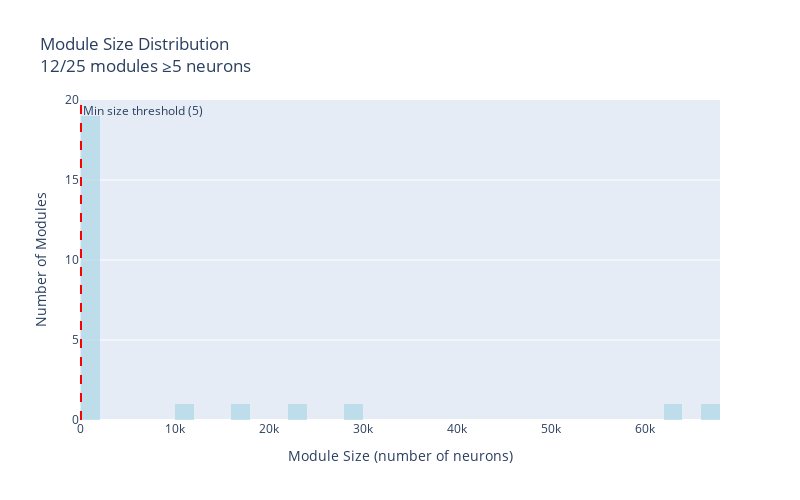
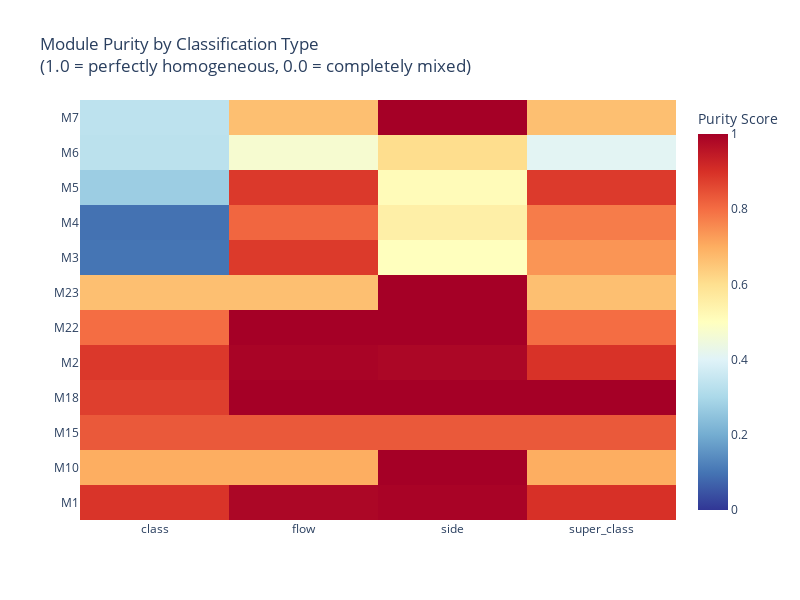
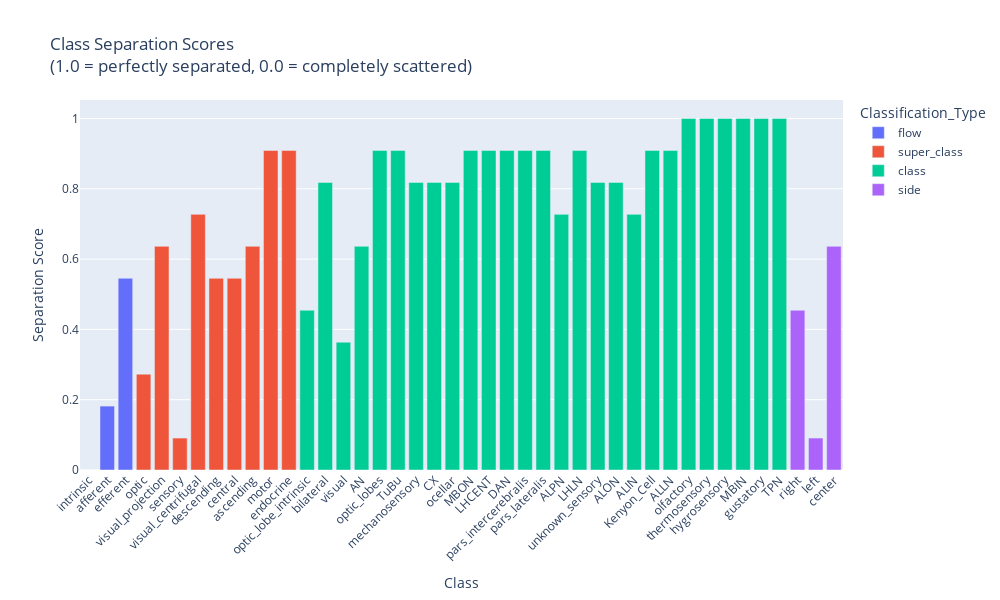
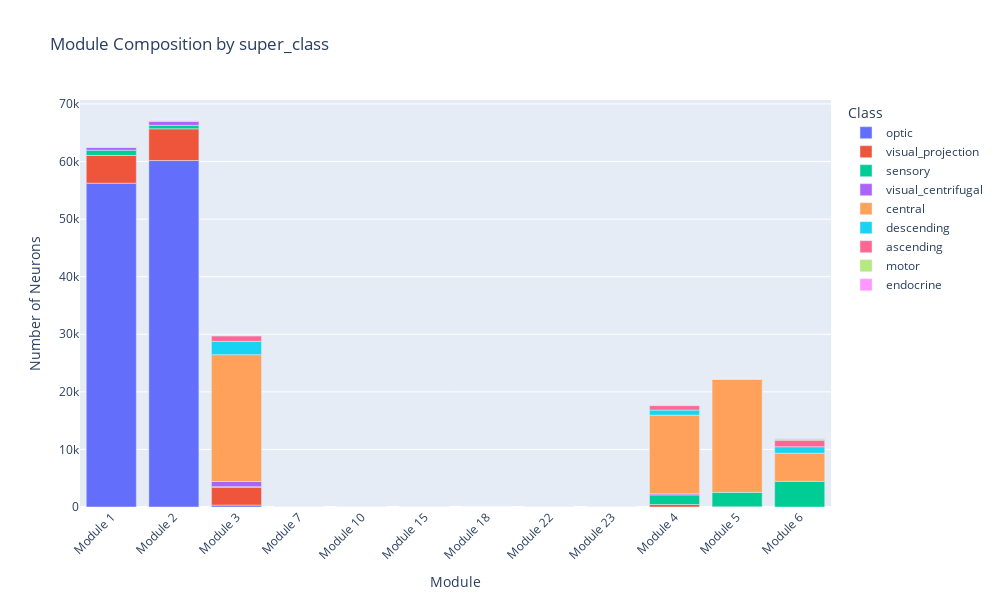

The notebook cell these images were saved under, in order:
### Code cell
import pandas as pd
import numpy as np
import plotly.graph_objects as go
import plotly.express as px
from plotly.subplots import make_subplots
import seaborn as sns
import matplotlib.pyplot as plt

# ====== SUMMARY ANALYSIS FUNCTIONS ======

def calculate_module_purity(merged_df, module_col, class_col):
    """
    Calculate purity score for each module - how homogeneous each module is
    Purity = (largest class in module) / (total neurons in module)
    """
    purity_scores = {}
    
    for module in merged_df[module_col].dropna().unique():
        module_data = merged_df[merged_df[module_col] == module]
        if len(module_data) == 0:
            continue
            
        class_counts = module_data[class_col].value_counts()
        if len(class_counts) == 0:
            purity_scores[module] = 0
        else:
            largest_class_count = class_counts.iloc[0]
            purity = largest_class_count / len(module_data)
            purity_scores[module] = purity
    
    return purity_scores

def calculate_class_separation(merged_df, module_col, class_col):
    """
    Calculate how well each class is separated into distinct modules
    Separation = 1 - (number of modules containing this class - 1) / (total modules - 1)
    """
    separation_scores = {}
    
    total_modules = len(merged_df[module_col].dropna().unique())
    
    for class_type in merged_df[class_col].dropna().unique():
        class_data = merged_df[merged_df[class_col] == class_type]
        modules_with_class = len(class_data[module_col].dropna().unique())
        
        if total_modules <= 1:
            separation = 1.0
        else:
            separation = 1 - (modules_with_class - 1) / (total_modules - 1)
        
        separation_scores[class_type] = max(0, separation)  # Ensure non-negative
    
    return separation_scores

def create_performance_summary(merged_df, level='level_1'):
    """Create comprehensive performance summary"""
    
    # Filter to large modules only (>=5 neurons)
    module_counts = merged_df[level].value_counts()
    large_modules = module_counts[module_counts >= 5].index
    large_module_data = merged_df[merged_df[level].isin(large_modules)]
    
    results = {}
    
    # Overall statistics
    results['total_neurons'] = len(merged_df)
    results['total_modules'] = len(merged_df[level].dropna().unique())
    results['large_modules'] = len(large_modules)
    results['neurons_in_large_modules'] = len(large_module_data)
    results['pct_in_large_modules'] = len(large_module_data) / len(merged_df) * 100
    
    # Module size statistics
    results['module_sizes'] = module_counts.to_dict()
    results['avg_module_size'] = module_counts.mean()
    results['median_module_size'] = module_counts.median()
    results['largest_module'] = module_counts.iloc[0]
    results['smallest_large_module'] = module_counts[module_counts >= 5].min()
    
    # Purity analysis (for each classification type)
    classification_cols = ['flow', 'super_class', 'class', 'side']
    results['purity'] = {}
    results['separation'] = {}
    
    for class_col in classification_cols:
        if class_col in large_module_data.columns and large_module_data[class_col].notna().sum() > 0:
            purity = calculate_module_purity(large_module_data, level, class_col)
            separation = calculate_class_separation(large_module_data, level, class_col)
            
            results['purity'][class_col] = purity
            results['separation'][class_col] = separation
    
    return results

# ====== VISUALIZATION FUNCTIONS ======

def plot_module_size_distribution(results):
    """Plot module size distribution"""
    sizes = list(results['module_sizes'].values())
    
    fig = go.Figure()
    
    # Histogram
    fig.add_trace(go.Histogram(
        x=sizes,
        nbinsx=50,
        name='All modules',
        opacity=0.7,
        marker_color='lightblue'
    ))
    
    # Mark large modules threshold
    fig.add_vline(x=5, line_dash="dash", line_color="red", 
                  annotation_text="Min size threshold (5)")
    
    fig.update_layout(
        title=f"Module Size Distribution<br>{results['large_modules']}/{results['total_modules']} modules ≥5 neurons",
        xaxis_title="Module Size (number of neurons)",
        yaxis_title="Number of Modules",
        width=800,
        height=500
    )
    
    return fig

def plot_purity_heatmap(results):
    """Plot purity scores as heatmap"""
    if not results['purity']:
        return None
    
    # Prepare data for heatmap
    purity_data = []
    
    for class_col, purity_dict in results['purity'].items():
        for module, purity in purity_dict.items():
            purity_data.append({
                'Module': f"M{module}", 
                'Classification': class_col,
                'Purity': purity
            })
    
    if not purity_data:
        return None
    
    purity_df = pd.DataFrame(purity_data)
    pivot_df = purity_df.pivot(index='Module', columns='Classification', values='Purity')
    
    fig = go.Figure(data=go.Heatmap(
        z=pivot_df.values,
        x=pivot_df.columns,
        y=pivot_df.index,
        colorscale='RdYlBu_r',
        zmin=0,
        zmax=1,
        colorbar=dict(title="Purity Score")
    ))
    
    fig.update_layout(
        title="Module Purity by Classification Type<br>(1.0 = perfectly homogeneous, 0.0 = completely mixed)",
        width=800,
        height=600
    )
    
    return fig

def plot_separation_bars(results):
    """Plot class separation scores"""
    if not results['separation']:
        return None
    
    separation_data = []
    for class_col, sep_dict in results['separation'].items():
        for class_type, separation in sep_dict.items():
            separation_data.append({
                'Classification_Type': class_col,
                'Class': class_type,
                'Separation': separation
            })
    
    if not separation_data:
        return None
    
    sep_df = pd.DataFrame(separation_data)
    
    fig = px.bar(sep_df, 
                 x='Class', 
                 y='Separation', 
                 color='Classification_Type',
                 title="Class Separation Scores<br>(1.0 = perfectly separated, 0.0 = completely scattered)",
                 labels={'Separation': 'Separation Score'})
    
    fig.update_layout(
        width=1000,
        height=600,
        xaxis_tickangle=-45
    )
    
    return fig

def plot_composition_breakdown(merged_df, level='level_1', class_col='super_class'):
    """Plot composition of each large module"""
    
    # Filter to large modules
    module_counts = merged_df[level].value_counts()
    large_modules = module_counts[module_counts >= 5].index
    large_module_data = merged_df[merged_df[level].isin(large_modules)]
    
    if class_col not in large_module_data.columns or large_module_data[class_col].notna().sum() == 0:
        return None
    
    # Create composition data
    composition_data = []
    for module in sorted(large_modules):
        module_data = large_module_data[large_module_data[level] == module]
        class_counts = module_data[class_col].value_counts()
        
        for class_type, count in class_counts.items():
            composition_data.append({
                'Module': f"Module {module}",
                'Class': class_type,
                'Count': count,
                'Percentage': count / len(module_data) * 100
            })
    
    comp_df = pd.DataFrame(composition_data)
    
    fig = px.bar(comp_df, 
                 x='Module', 
                 y='Count', 
                 color='Class',
                 title=f"Module Composition by {class_col}",
                 labels={'Count': 'Number of Neurons'})
    
    fig.update_layout(
        width=1000,
        height=600,
        xaxis_tickangle=-45
    )
    
    return fig

# ====== MAIN ANALYSIS ======

def generate_community_performance_report(merged_df, level='level_1'):
    """Generate complete performance report"""
    
    print("=== COMMUNITY DETECTION PERFORMANCE REPORT ===\n")
    
    # Calculate performance metrics
    results = create_performance_summary(merged_df, level)
    
    # Print summary statistics
    print(f"📊 OVERALL STATISTICS:")
    print(f"   Total neurons: {results['total_neurons']:,}")
    print(f"   Total modules found: {results['total_modules']}")
    print(f"   Large modules (≥5 neurons): {results['large_modules']}")
    print(f"   Neurons in large modules: {results['neurons_in_large_modules']:,} ({results['pct_in_large_modules']:.1f}%)")
    print(f"   Average module size: {results['avg_module_size']:.1f}")
    print(f"   Largest module: {results['largest_module']:,} neurons")
    
    # Print purity scores
    if results['purity']:
        print(f"\n🎯 MODULE PURITY SCORES:")
        for class_col, purity_dict in results['purity'].items():
            avg_purity = np.mean(list(purity_dict.values()))
            print(f"   {class_col}: {avg_purity:.3f} average purity")
    
    # Print separation scores  
    if results['separation']:
        print(f"\n🔄 CLASS SEPARATION SCORES:")
        for class_col, sep_dict in results['separation'].items():
            avg_separation = np.mean(list(sep_dict.values()))
            print(f"   {class_col}: {avg_separation:.3f} average separation")
    
    # Generate plots
    print(f"\n📈 GENERATING VISUALIZATIONS...")
    
    figs = []
    
    # Module size distribution
    fig1 = plot_module_size_distribution(results)
    if fig1:
        figs.append(("Module Size Distribution", fig1))
    
    # Purity heatmap
    fig2 = plot_purity_heatmap(results)
    if fig2:
        figs.append(("Purity Heatmap", fig2))
    
    # Separation bars
    fig3 = plot_separation_bars(results)
    if fig3:
        figs.append(("Separation Scores", fig3))
    
    # Composition breakdown
    for class_col in ['super_class', 'flow', 'class']:
        fig4 = plot_composition_breakdown(merged_df, level, class_col)
        if fig4:
            figs.append((f"Composition by {class_col}", fig4))
    
    return results, figs

# ====== RUN ANALYSIS ======
# Note: This assumes 'merged' DataFrame exists from previous code
# Run this after your main analysis code

try:
    # Analyze both levels
    for level in ['level_1', 'level_2']:
        print(f"\n{'='*60}")
        print(f"ANALYZING {level.upper()}")
        print(f"{'='*60}")
        
        results, figures = generate_community_performance_report(merged, level)
        
        # Display figures
        for title, fig in figures:
            print(f"\nDisplaying: {title}")
            fig.show()
        
        print(f"\n✅ Analysis complete for {level}")

except NameError:
    print("❌ Please run the main community detection code first to create the 'merged' DataFrame")

### Figure 1 — Plotly figure (JSON) as saved in the notebook; plotly's stock layout.template omitted (floating-point values rounded to 4 significant figures)
{"data": [{"marker": {"color": "lightblue"}, "name": "All modules", "nbinsx": 50, "opacity": 0.7, "x": [67153, 62534, 29819, 22234, 17602, 11927, 10, 8, 6, 6, 6, 5, 4, 4, 4, 3, 3, 3, 3, 2, 2, 2, 2, 2, 2], "type": "histogram"}], "layout": {"shapes": [{"line": {"color": "red", "dash": "dash"}, "type": "line", "x0": 5, "x1": 5, "xref": "x", "y0": 0, "y1": 1, "yref": "y domain"}], "annotations": [{"showarrow": false, "text": "Min size threshold (5)", "x": 5, "xanchor": "left", "xref": "x", "y": 1, "yanchor": "top", "yref": "y domain"}], "title": {"text": "Module Size Distribution<br>12/25 modules ≥5 neurons"}, "xaxis": {"title": {"text": "Module Size (number of neurons)"}}, "yaxis": {"title": {"text": "Number of Modules"}}, "width": 800, "height": 500}}

### Figure 2 — Plotly figure (JSON) as saved in the notebook; plotly's stock layout.template omitted (floating-point values rounded to 4 significant figures)
{"data": [{"colorbar": {"title": {"text": "Purity Score"}}, "colorscale": [[0, "rgb(49,54,149)"], [0.1, "rgb(69,117,180)"], [0.2, "rgb(116,173,209)"], [0.3, "rgb(171,217,233)"], [0.4, "rgb(224,243,248)"], [0.5, "rgb(255,255,191)"], [0.6, "rgb(254,224,144)"], [0.7, "rgb(253,174,97)"], [0.8, "rgb(244,109,67)"], [0.9, "rgb(215,48,39)"], [1, "rgb(165,0,38)"]], "x": ["class", "flow", "side", "super_class"], "y": ["M1", "M10", "M15", "M18", "M2", "M22", "M23", "M3", "M4", "M5", "M6", "M7"], "z": [[0.8935, 0.9855, 0.9928, 0.8994], [0.7, 0.7, 1.0, 0.7], [0.8333, 0.8333, 0.8333, 0.8333], [0.875, 1.0, 1.0, 1.0], [0.8871, 0.9914, 0.9859, 0.896], [0.8, 1.0, 1.0, 0.8], [0.6667, 0.6667, 1.0, 0.6667], [0.1005, 0.8843, 0.5011, 0.7387], [0.09448, 0.8121, 0.5502, 0.7765], [0.2735, 0.8853, 0.5129, 0.8831], [0.3296, 0.4705, 0.6033, 0.4087], [0.3333, 0.6667, 1.0, 0.6667]], "zmax": 1, "zmin": 0, "type": "heatmap"}], "layout": {"title": {"text": "Module Purity by Classification Type<br>(1.0 = perfectly homogeneous, 0.0 = completely mixed)"}, "width": 800, "height": 600}}

### Figure 3 — Plotly figure (JSON) as saved in the notebook; plotly's stock layout.template omitted (floating-point values rounded to 4 significant figures)
{"data": [{"hovertemplate": "Classification_Type=flow<br>Class=%{x}<br>Separation Score=%{y}<extra></extra>", "legendgroup": "flow", "marker": {"color": "#636efa", "pattern": {"shape": ""}}, "name": "flow", "orientation": "v", "showlegend": true, "textposition": "auto", "x": ["intrinsic", "afferent", "efferent"], "xaxis": "x", "y": [0.0, 0.1818, 0.5455], "yaxis": "y", "type": "bar"}, {"hovertemplate": "Classification_Type=super_class<br>Class=%{x}<br>Separation Score=%{y}<extra></extra>", "legendgroup": "super_class", "marker": {"color": "#EF553B", "pattern": {"shape": ""}}, "name": "super_class", "orientation": "v", "showlegend": true, "textposition": "auto", "x": ["optic", "visual_projection", "sensory", "visual_centrifugal", "descending", "central", "ascending", "motor", "endocrine"], "xaxis": "x", "y": [0.2727, 0.6364, 0.09091, 0.7273, 0.5455, 0.5455, 0.6364, 0.9091, 0.9091], "yaxis": "y", "type": "bar"}, {"hovertemplate": "Classification_Type=class<br>Class=%{x}<br>Separation Score=%{y}<extra></extra>", "legendgroup": "class", "marker": {"color": "#00cc96", "pattern": {"shape": ""}}, "name": "class", "orientation": "v", "showlegend": true, "textposition": "auto", "x": ["optic_lobe_intrinsic", "bilateral", "visual", "AN", "optic_lobes", "TuBu", "mechanosensory", "CX", "ocellar", "MBON", "LHCENT", "DAN", "pars_intercerebralis", "pars_lateralis", "ALPN", "LHLN", "unknown_sensory", "ALON", "ALIN", "Kenyon_Cell", "ALLN", "olfactory", "thermosensory", "hygrosensory", "MBIN", "gustatory", "TPN"], "xaxis": "x", "y": [0.4545, 0.8182, 0.3636, 0.6364, 0.9091, 0.9091, 0.8182, 0.8182, 0.8182, 0.9091, 0.9091, 0.9091, 0.9091, 0.9091, 0.7273, 0.9091, 0.8182, 0.8182, 0.7273, 0.9091, 0.9091, 1.0, 1.0, 1.0, 1.0, 1.0, 1.0], "yaxis": "y", "type": "bar"}, {"hovertemplate": "Classification_Type=side<br>Class=%{x}<br>Separation Score=%{y}<extra></extra>", "legendgroup": "side", "marker": {"color": "#ab63fa", "pattern": {"shape": ""}}, "name": "side", "orientation": "v", "showlegend": true, "textposition": "auto", "x": ["right", "left", "center"], "xaxis": "x", "y": [0.4545, 0.09091, 0.6364], "yaxis": "y", "type": "bar"}], "layout": {"xaxis": {"anchor": "y", "domain": [0, 1], "title": {"text": "Class"}, "tickangle": -45}, "yaxis": {"anchor": "x", "domain": [0, 1], "title": {"text": "Separation Score"}}, "legend": {"title": {"text": "Classification_Type"}, "tracegroupgap": 0}, "title": {"text": "Class Separation Scores<br>(1.0 = perfectly separated, 0.0 = completely scattered)"}, "barmode": "relative", "width": 1000, "height": 600}}

### Figure 4 — Plotly figure (JSON) as saved in the notebook; plotly's stock layout.template omitted (floating-point values rounded to 4 significant figures)
{"data": [{"hovertemplate": "Class=optic<br>Module=%{x}<br>Number of Neurons=%{y}<extra></extra>", "legendgroup": "optic", "marker": {"color": "#636efa", "pattern": {"shape": ""}}, "name": "optic", "orientation": "v", "showlegend": true, "textposition": "auto", "x": ["Module 1", "Module 2", "Module 3", "Module 7", "Module 10", "Module 15", "Module 18", "Module 22", "Module 23"], "xaxis": "x", "y": [56241, 60172, 333, 4, 3, 1, 8, 4, 2], "yaxis": "y", "type": "bar"}, {"hovertemplate": "Class=visual_projection<br>Module=%{x}<br>Number of Neurons=%{y}<extra></extra>", "legendgroup": "visual_projection", "marker": {"color": "#EF553B", "pattern": {"shape": ""}}, "name": "visual_projection", "orientation": "v", "showlegend": true, "textposition": "auto", "x": ["Module 1", "Module 2", "Module 3", "Module 4", "Module 5"], "xaxis": "x", "y": [4829, 5511, 3113, 432, 48], "yaxis": "y", "type": "bar"}, {"hovertemplate": "Class=sensory<br>Module=%{x}<br>Number of Neurons=%{y}<extra></extra>", "legendgroup": "sensory", "marker": {"color": "#00cc96", "pattern": {"shape": ""}}, "name": "sensory", "orientation": "v", "showlegend": true, "textposition": "auto", "x": ["Module 1", "Module 2", "Module 3", "Module 4", "Module 5", "Module 6", "Module 7", "Module 10", "Module 15", "Module 22", "Module 23"], "xaxis": "x", "y": [905, 604, 88, 1666, 2495, 4463, 2, 7, 5, 1, 4], "yaxis": "y", "type": "bar"}, {"hovertemplate": "Class=visual_centrifugal<br>Module=%{x}<br>Number of Neurons=%{y}<extra></extra>", "legendgroup": "visual_centrifugal", "marker": {"color": "#ab63fa", "pattern": {"shape": ""}}, "name": "visual_centrifugal", "orientation": "v", "showlegend": true, "textposition": "auto", "x": ["Module 1", "Module 2", "Module 3", "Module 4"], "xaxis": "x", "y": [493, 672, 896, 194], "yaxis": "y", "type": "bar"}, {"hovertemplate": "Class=central<br>Module=%{x}<br>Number of Neurons=%{y}<extra></extra>", "legendgroup": "central", "marker": {"color": "#FFA15A", "pattern": {"shape": ""}}, "name": "central", "orientation": "v", "showlegend": true, "textposition": "auto", "x": ["Module 1", "Module 2", "Module 3", "Module 4", "Module 5", "Module 6"], "xaxis": "x", "y": [60, 171, 22027, 13668, 19635, 4874], "yaxis": "y", "type": "bar"}, {"hovertemplate": "Class=descending<br>Module=%{x}<br>Number of Neurons=%{y}<extra></extra>", "legendgroup": "descending", "marker": {"color": "#19d3f3", "pattern": {"shape": ""}}, "name": "descending", "orientation": "v", "showlegend": true, "textposition": "auto", "x": ["Module 1", "Module 2", "Module 3", "Module 4", "Module 5", "Module 6"], "xaxis": "x", "y": [6, 5, 2323, 880, 33, 1127], "yaxis": "y", "type": "bar"}, {"hovertemplate": "Class=ascending<br>Module=%{x}<br>Number of Neurons=%{y}<extra></extra>", "legendgroup": "ascending", "marker": {"color": "#FF6692", "pattern": {"shape": ""}}, "name": "ascending", "orientation": "v", "showlegend": true, "textposition": "auto", "x": ["Module 2", "Module 3", "Module 4", "Module 5", "Module 6"], "xaxis": "x", "y": [18, 947, 762, 23, 1149], "yaxis": "y", "type": "bar"}, {"hovertemplate": "Class=motor<br>Module=%{x}<br>Number of Neurons=%{y}<extra></extra>", "legendgroup": "motor", "marker": {"color": "#B6E880", "pattern": {"shape": ""}}, "name": "motor", "orientation": "v", "showlegend": true, "textposition": "auto", "x": ["Module 3", "Module 6"], "xaxis": "x", "y": [85, 227], "yaxis": "y", "type": "bar"}, {"hovertemplate": "Class=endocrine<br>Module=%{x}<br>Number of Neurons=%{y}<extra></extra>", "legendgroup": "endocrine", "marker": {"color": "#FF97FF", "pattern": {"shape": ""}}, "name": "endocrine", "orientation": "v", "showlegend": true, "textposition": "auto", "x": ["Module 3", "Module 6"], "xaxis": "x", "y": [7, 87], "yaxis": "y", "type": "bar"}], "layout": {"xaxis": {"anchor": "y", "domain": [0, 1], "title": {"text": "Module"}, "tickangle": -45}, "yaxis": {"anchor": "x", "domain": [0, 1], "title": {"text": "Number of Neurons"}}, "legend": {"title": {"text": "Class"}, "tracegroupgap": 0}, "title": {"text": "Module Composition by super_class"}, "barmode": "relative", "width": 1000, "height": 600}}
